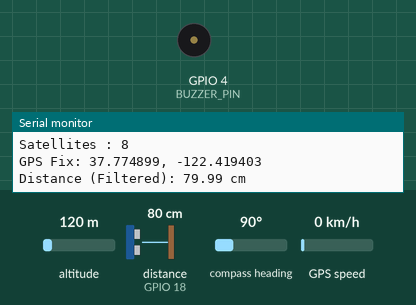
A sketch run on a simulated ESP32. Shown: buzzer (waves = sounding, pin HIGH), the last lines printed to the serial monitor. Wiring (inferred from the names in the program): ultrasonic range finder: trigger GPIO 5; echo GPIO 18. The inputs (shaded band) are chosen by the test bench; at power-on: distance to the obstacle (sensor on GPIO 18) 80 cm, altitude 120 m, compass heading 90°, GPS speed 0 km/h. The echo pulse lasts 58.3 µs per cm; WiFi joins after 1.5 s; servers stay silent unless stated; the GPS gets a fix after 3 s at 37.7749, -122.4194 with 8 satellites; pins used as bus, display or sensor lines are not drawn.

Above: at 4.7 s.
4.8 s: distance to the obstacle (sensor on GPIO 18) set to 2 cm
At 6.13 s:
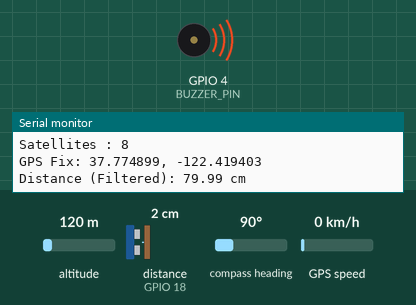
7.8 s: distance to the obstacle (sensor on GPIO 18) set to 23 cm
12.5 s: distance to the obstacle (sensor on GPIO 18) set to 26 cm
At 15.1 s:
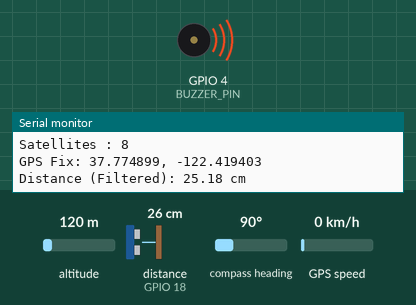
15.4 s: distance to the obstacle (sensor on GPIO 18) set to 4 cm
At 16.6 s:
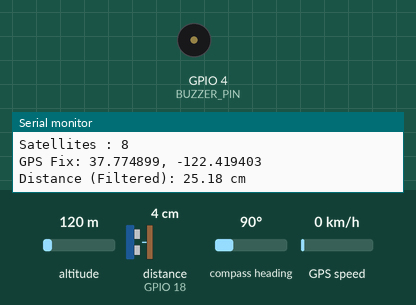
Timing chart, 0 to 18.1 s (numbered marks = the images above; inputs shaded):
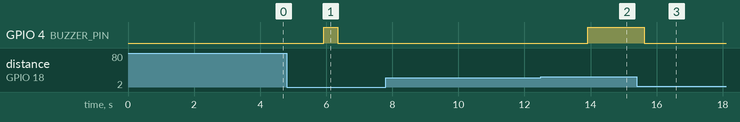

The sketch:

main.ino
```cpp
#include <WiFi.h>
#include <WiFiClientSecure.h>
#include <UniversalTelegramBot.h>
#include <TinyGPS++.h>
#include <HardwareSerial.h>

const char* ssid = "********";     // Your SSID
const char* password = "********";  // Your PASSWORD

#define BOT_TOKEN "***********************"   // Change this to the your bot token
#define CHAT_ID "****************"            // Change this to the you chat ID

// Hardware Serial for GPS (UART1)
HardwareSerial gpsSerial(1);

// Pins
#define TRIG_PIN    5
#define ECHO_PIN    18
#define BUZZER_PIN  4          // Change if you use different pin

// Detection Settings
#define BUZZER_MIN_DISTANCE  25   // cm
#define BUZZER_MAX_DISTANCE  40   // cm
#define ALERT_THRESHOLD      20   // cm - critical for Telegram
#define HYSTERESIS           45   // cm
#define CONFIRMATION_TIME    2000 // ms (2 seconds)

// Ultrasonic Filtering Settings (for stable readings)
#define NUM_SAMPLES          7    // Number of readings for median filter
#define FILTER_DELAY         30   // ms delay between samples


TinyGPSPlus gps;

WiFiClientSecure client;
UniversalTelegramBot bot(BOT_TOKEN, client);

float lat = 0.0, lng = 0.0;
bool gpsHasFix = false;
bool alertSent = false;
unsigned long detectionStart = 0;
bool objectDetected = false;

unsigned long lastPrint = 0;
unsigned long lastWiFiCheck = 0;

// For median filter
float readings[NUM_SAMPLES];
int readIndex = 0;

// SETUP
void setup() {
  Serial.begin(115200);
  gpsSerial.begin(9600, SERIAL_8N1, 16, 17);

  pinMode(TRIG_PIN, OUTPUT);
  pinMode(ECHO_PIN, INPUT);
  pinMode(BUZZER_PIN, OUTPUT);
  digitalWrite(BUZZER_PIN, LOW);

  Serial.println("ESP32 GPS + Stable Ultrasonic + Buzzer + Telegram");
  Serial.println("Ultrasonic sensor optimized with median filter");

  // WiFi Connection
  WiFi.mode(WIFI_STA);
  WiFi.begin(ssid, password);
  Serial.print("Connecting to WiFi");

  while (WiFi.status() != WL_CONNECTED) {
    delay(500);
    Serial.print(".");
  }

  Serial.println("\nWiFi Connected!");
  Serial.print("IP Address: ");
  Serial.println(WiFi.localIP());

  client.setInsecure();
  delay(2000);
}


void loop() {
  while (gpsSerial.available() > 0) {
    gps.encode(gpsSerial.read());
  }

  if (gps.location.isValid() && gps.location.isUpdated()) {
    lat = gps.location.lat();
    lng = gps.location.lng();
    gpsHasFix = true;
  }

  float distance = getFilteredDistance();   // Now using stable filtered reading

  // BUZZER LOGIC
  if (distance >= BUZZER_MIN_DISTANCE && distance <= BUZZER_MAX_DISTANCE) {
    digitalWrite(BUZZER_PIN, HIGH);
  } else {
    digitalWrite(BUZZER_PIN, LOW);
  }

  // Print status every 3 seconds
  if (millis() - lastPrint > 3000) {
    lastPrint = millis();

    Serial.println("----------------------------------------");
    Serial.printf("Satellites : %d\n", gps.satellites.isValid() ? gps.satellites.value() : 0);

    if (gpsHasFix) {
      Serial.printf("GPS Fix: %.6f, %.6f\n", lat, lng);
    } else {
      Serial.println(" No GPS Fix yet...");
    }

    Serial.printf("Distance (Filtered): %.2f cm\n", distance);
    Serial.println("");
  }

  // TELEGRAM ALERT LOGIC
  if (distance < ALERT_THRESHOLD) {
    if (!objectDetected) {
      detectionStart = millis();
      objectDetected = true;
      Serial.println("Critical object (<40cm) - Starting 2s confirmation");
    }

    if ((millis() - detectionStart >= CONFIRMATION_TIME) && !alertSent && gpsHasFix) {
      sendTelegramAlert();
      alertSent = true;
    }
  }
  else {
    if (distance > HYSTERESIS) {
      objectDetected = false;
      alertSent = false;
    }
  }

  // WiFi check
  if (millis() - lastWiFiCheck > 30000) {
    lastWiFiCheck = millis();
    if (WiFi.status() != WL_CONNECTED) {
      Serial.println("WiFi disconnected! Reconnecting...");
      WiFi.reconnect();
    }
  }

  delay(200);
}

float getFilteredDistance() {
  for (int i = 0; i < NUM_SAMPLES; i++) {
    readings[i] = singlePing();
    delay(FILTER_DELAY);
  }
  sortArray(readings, NUM_SAMPLES);
  float median = readings[NUM_SAMPLES / 2];
  static float smoothed = median;
  smoothed = smoothed * 0.7 + median * 0.3;
  return smoothed;
}

float singlePing() {
  digitalWrite(TRIG_PIN, LOW);
  delayMicroseconds(4);

  digitalWrite(TRIG_PIN, HIGH);
  delayMicroseconds(12);        // Slightly longer trigger pulse
  digitalWrite(TRIG_PIN, LOW);

  long duration = pulseIn(ECHO_PIN, HIGH, 30000); // 30ms timeout (~5 meters)

  if (duration == 0) return 999.0;   // No echo / timeout

  return (duration * 0.0343) / 2.0;  // Speed of sound calculation
}

// Simple bubble sort for median
void sortArray(float arr[], int n) {
  for (int i = 0; i < n - 1; i++) {
    for (int j = 0; j < n - i - 1; j++) {
      if (arr[j] > arr[j + 1]) {
        float temp = arr[j];
        arr[j] = arr[j + 1];
        arr[j + 1] = temp;
      }
    }
  }
}

//  TELEGRAM ALERT
void sendTelegramAlert() {
  Serial.println("Sending Telegram Alert...");
  String message = "*ALERT!* Critical Object Detected (<20 cm)!\n\n";
  message += "*Location:*\n";
  message += "https://maps.google.com/?q=" + String(lat, 6) + "," + String(lng, 6) + "\n\n";
  message += "Time: " + String(millis() / 1000) + "s\n";
  message += "Satellites: " + String(gps.satellites.value());
  bool success = bot.sendMessage(CHAT_ID, message, "Markdown");

  if (success) {
    Serial.println("Telegram sent successfully!");
  } else {
    Serial.println("Failed to send Telegram message");
  }
}
```

Measured:
- after the input at 4.8 s, GPIO 4 (BUZZER_PIN): LOW → HIGH after 1.1 s, → LOW 0.43 s later
- after the input at 12.5 s, GPIO 4 (BUZZER_PIN): LOW → HIGH after 1.4 s
- after the input at 15.4 s, GPIO 4 (BUZZER_PIN): HIGH → LOW after 0.23 s
